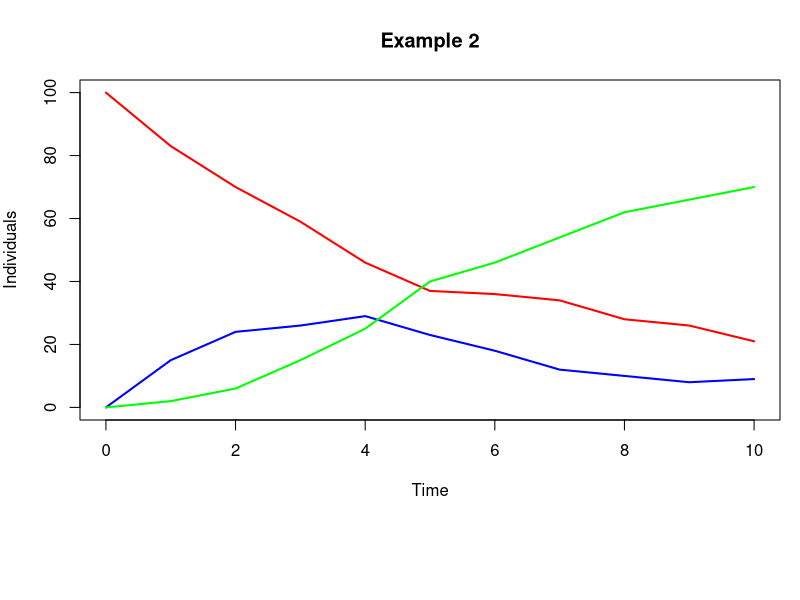

Here is the R script that generated this plot:
#*******************************************************************************
#  
# This file is part of iBioSim. Please visit <http://www.async.ece.utah.edu/ibiosim>
# for the latest version of iBioSim.
#
# Copyright (C) 2017 University of Utah
#
# This library is free software; you can redistribute it and/or modify it
# under the terms of the Apache License. A copy of the license agreement is provided
# in the file named "LICENSE.txt" included with this software distribution
# and also available online at <http://www.async.ece.utah.edu/ibiosim/License>.
#  
#*******************************************************************************

year=0:10
data <- read.table("Example2.csv", header=TRUE, sep=",")

health_count <- rep(0, 11)
sick_count <- rep(0, 11)
dead_count <- rep(0, 11)

for(i in 0:99)
{
  inst <- data[,paste("InstructionNumber",i,sep="_")]
  interesting_inst = which(inst == 0.1)
  
  dead <- data[interesting_inst,paste("Dead",i,sep="_")]
  health <- data[interesting_inst,paste("Healthy",i,sep="_")]
  sick  <- data[interesting_inst,paste("Sick",i,sep="_")]
  time <-  data[interesting_inst,paste("Time",i,sep="_")]

  health_count[time+1] = health_count[time+1] + health
  dead_count[time+1] = dead_count[time+1] + dead
  sick_count[time+1] = sick_count[time+1] + sick
}

par(mar = c(9,4,4,1))
dead_count <- cumsum(dead_count)
colors = c("red",  "blue1",   "green1")

plot(year, health_count, type='l', col=colors[1], main='Example 2', ylab='Individuals', xlab = 'Time', ylim=c(0,100),lwd=2)
lines(year, sick_count, type='l', col=colors[2],lwd=2)
lines(year, dead_count, type='l', col=colors[3],lwd=2)
legend('bottom', c('Healthy', 'Sick', 'Dead'), col=colors,lty=1,lwd=2, ncol=3,inset=c(0,-0.8), xpd = TRUE)